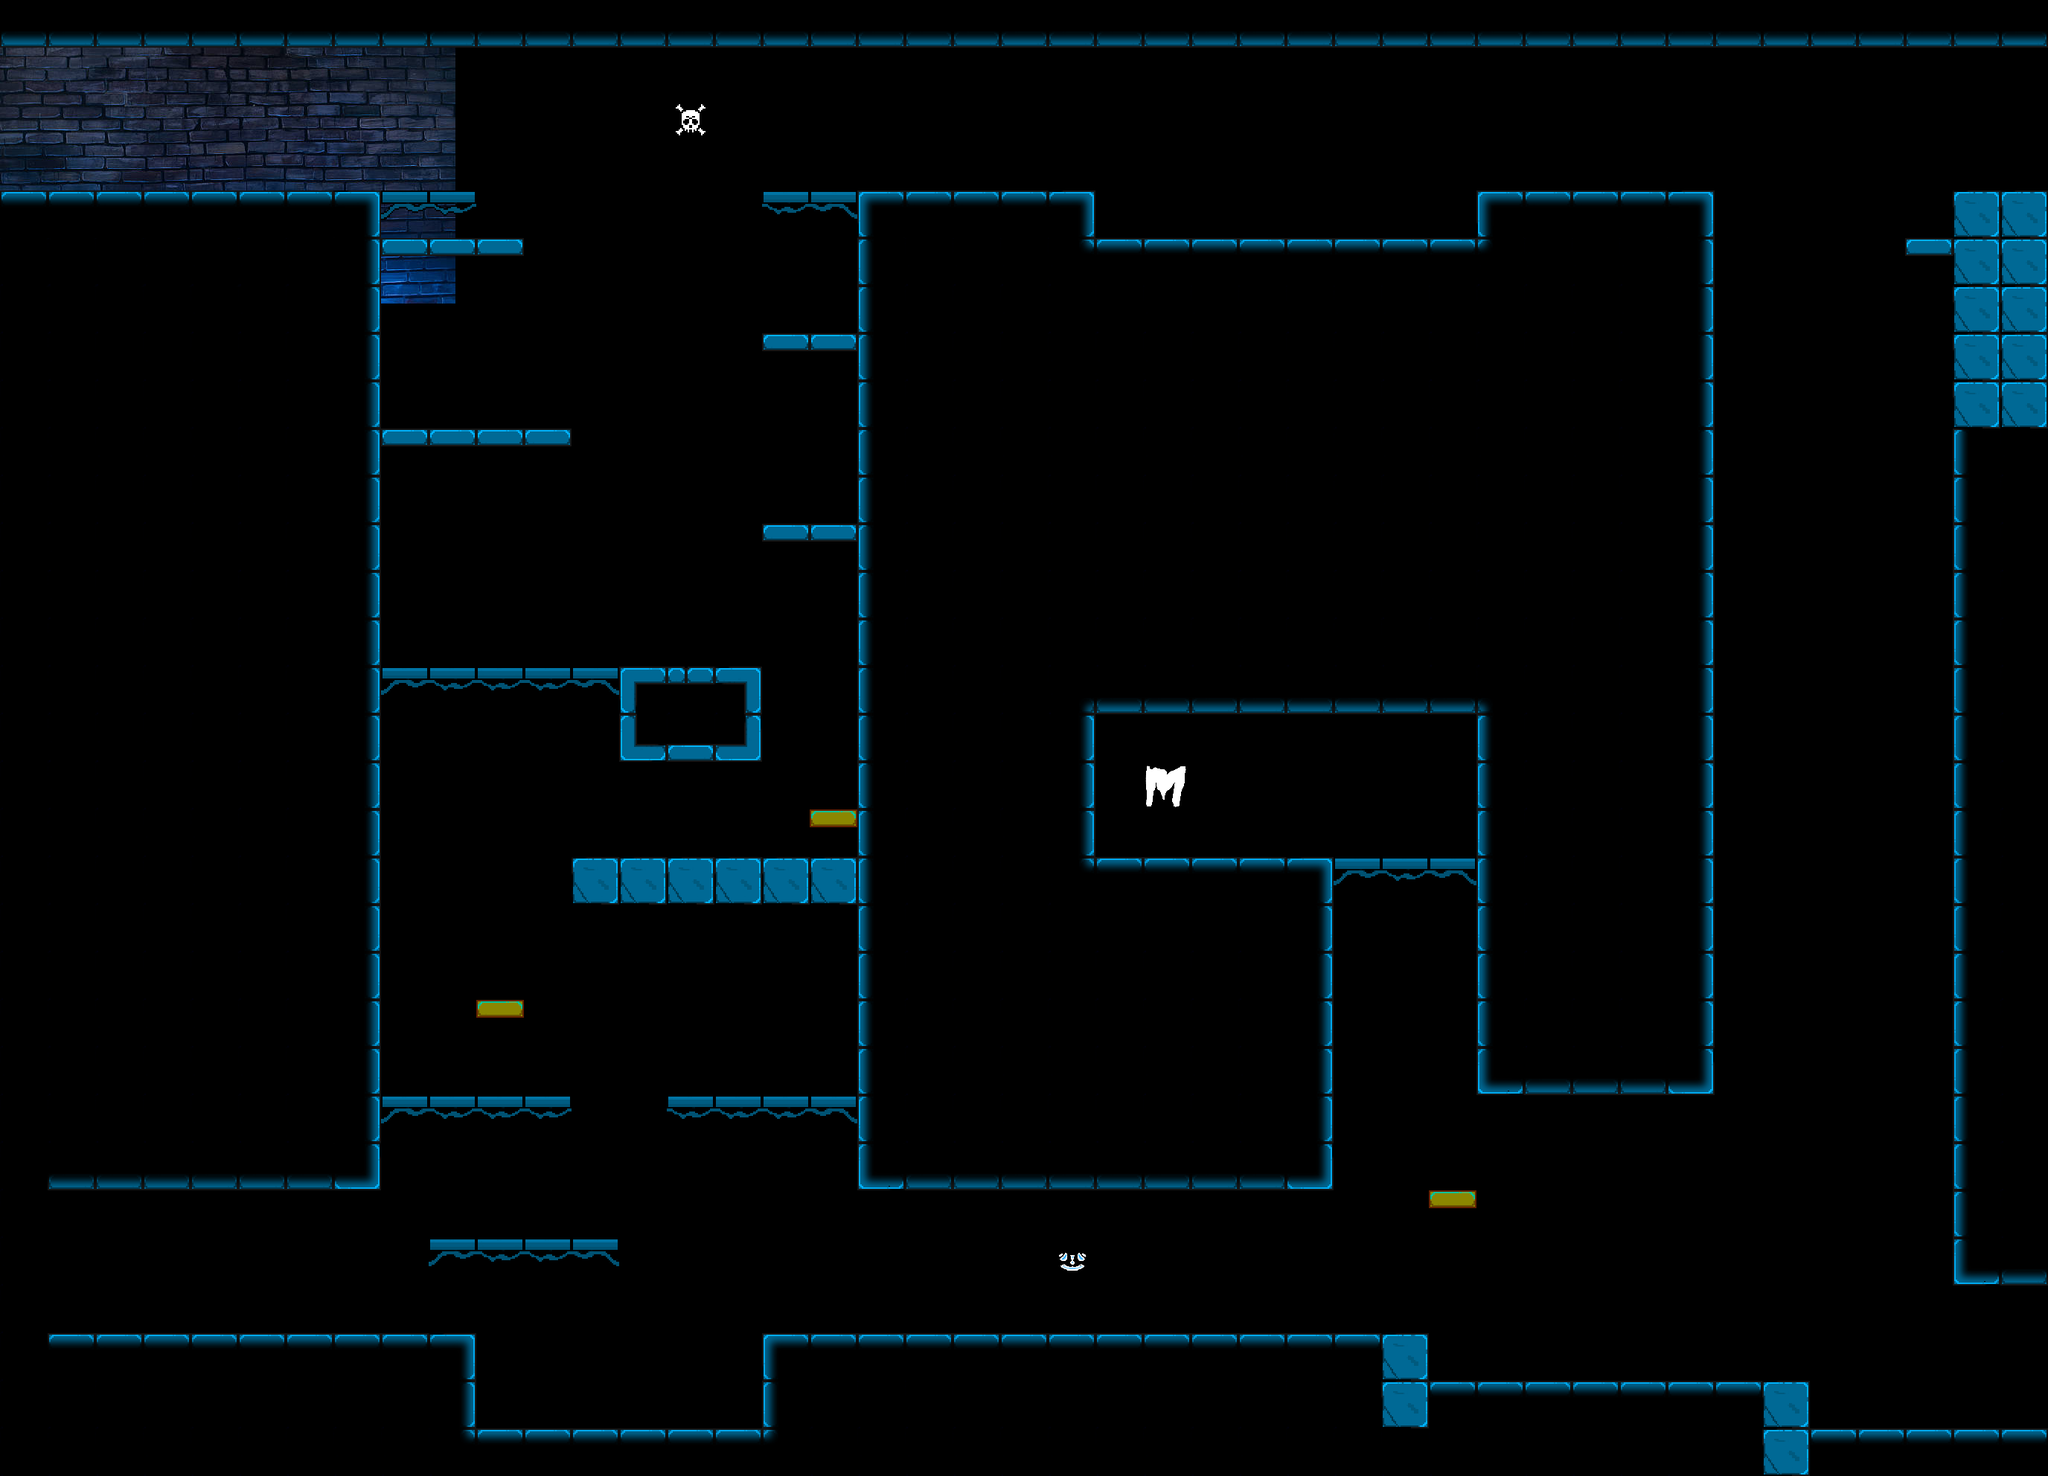

This is a level from a 2D game, rendered from its Tiled map with the project's own tilesets. A one-line summary and the map file follow, with tile-layer data summarised:
An orthogonal 43x31 tile map with 64x64 px tiles, 3 tile layers (Noirs, Blocks, Shadow), 2 tilesets, 1 image layer and 54 objects (38x Collision, 4x tp, 4x wall, 4x Spawn, 3x monster, ...).

<map version="1.10" tiledversion="git" orientation="orthogonal" renderorder="right-down" width="43" height="31" tilewidth="64" tileheight="64" infinite="0" nextlayerid="9" nextobjectid="253">
 <tileset firstgid="1" source="../../Base.tsx" />
 <tileset firstgid="101" source="../../Shadow.tsx" />
 <imagelayer id="7" name="Calque d'Images 1">
  <image source="../../../src/Images/Tiled/wallpaper.jpg" width="612" height="408" />
 </imagelayer>
 <layer id="2" name="Noirs" width="43" height="31">
  <data>[1333 cells, 673 non-empty, 4 distinct tile ids]</data>
 </layer>
 <layer id="1" name="Blocks" width="43" height="31">
  <data>[1333 cells, 307 non-empty, 18 distinct tile ids]</data>
 </layer>
 <objectgroup id="3" name="Collision">
  <object id="1" name="Spawn" type="Collision" x="584" y="109.333">
   <point />
  </object>
  <object id="154" type="Collision" x="768" y="1152" width="384" height="64" />
  <object id="155" type="Collision" x="64" y="1536" width="448" height="64" />
  <object id="156" type="Collision" x="64" y="1792" width="576" height="64" />
  <object id="165" type="Collision" x="0" y="1600" width="64" height="192" />
  <object id="166" type="Collision" x="448" y="256" width="64" height="1280" />
  <object id="167" type="Collision" x="0" y="256" width="448" height="64" />
  <object id="168" type="Collision" x="0" y="0" width="2752" height="64" />
  <object id="169" type="Collision" x="1152" y="256" width="321.091" height="1344" />
  <object id="170" type="Collision" x="1024" y="1792" width="640" height="192" />
  <object id="171" type="Collision" x="576" y="1856" width="64" height="128" />
  <object id="172" type="Collision" x="640" y="1920" width="384" height="64" />
  <object id="173" type="Collision" x="832" y="896" width="192" height="128" />
  <object id="174" type="Collision" x="1024" y="704" width="128.667" height="24" />
  <object id="175" type="Collision" x="512.667" y="576" width="255.333" height="24.6667" />
  <object id="176" type="Collision" x="2752" y="64" width="38" height="192" />
  <object id="177" type="Collision" x="-64" y="64" width="64" height="192" />
  <object id="178" type="Collision" x="2752" y="1728" width="64" height="192" />
  <object id="179" name="Platform" type="Collision" x="512" y="256" width="128.5" height="18.5" />
  <object id="184" name="Platform" type="Collision" x="512" y="896" width="320" height="18.6667" />
  <object id="185" type="Collision" x="512" y="320" width="192" height="25.3333" />
  <object id="187" type="Collision" x="1472" y="1152" width="320" height="448" />
  <object id="188" type="Collision" x="1472" y="320" width="512" height="640" />
  <object id="189" type="Collision" x="1984" y="256" width="320" height="1216" />
  <object id="190" type="Collision" x="1664" y="1792" width="256" height="128" />
  <object id="191" type="Collision" x="1920" y="1856" width="512" height="64" />
  <object id="192" type="Collision" x="2432" y="1920" width="320" height="64" />
  <object id="193" type="Collision" x="2624" y="256" width="128" height="1472" />
  <object id="194" type="Collision" x="2560" y="320" width="64.2424" height="25.4545" />
  <object id="196" name="Platform" type="Collision" x="512" y="1473.87" width="256" height="14.9334" />
  <object id="197" name="Platform" type="Collision" x="896" y="1472" width="256" height="14.9334" />
  <object id="198" name="Platform" type="Collision" x="576" y="1664" width="256" height="14.9334" />
  <object id="199" name="Platform" type="Collision" x="1024" y="256" width="128.5" height="18.5" />
  <object id="200" type="Collision" x="1024" y="448" width="128.667" height="24" />
  <object id="203" name="Jump" type="Collision" x="640" y="1344" width="65.3333" height="24">
   <properties>
    <property name="Force" type="int" value="17" />
   </properties>
  </object>
  <object id="204" name="Jump" type="Collision" x="1088" y="1088" width="65.3333" height="24">
   <properties>
    <property name="Force" type="int" value="12" />
   </properties>
  </object>
  <object id="205" name="Jump" type="Collision" x="1920" y="1600" width="64.4242" height="24">
   <properties>
    <property name="Force" type="int" value="20" />
   </properties>
  </object>
  <object id="206" name="Platform" type="Collision" x="1792" y="1152" width="192" height="14.9334" />
  <object id="241" name="TL" type="tp" x="0" y="64" width="25.3333" height="192.667" />
  <object id="242" name="TL" type="wall" x="0" y="64" width="64" height="192">
   <properties>
    <property name="collision" type="bool" value="true" />
    <property name="file" type="file" value="../../../src/Images/doors.png" />
    <property name="typefile" value="image" />
   </properties>
  </object>
  <object id="243" name="DL" type="tp" x="64" y="1600" width="24.6667" height="191.333" />
  <object id="244" name="DL" type="wall" x="64" y="1600" width="64" height="192">
   <properties>
    <property name="collision" type="bool" value="true" />
    <property name="file" type="file" value="../../../src/Images/doors.png" />
    <property name="typefile" value="image" />
   </properties>
  </object>
  <object id="249" name="gabin" type="monster" x="2240" y="1728">
   <point />
  </object>
  <object id="250" name="gabin" type="monster" x="768" y="1024">
   <point />
  </object>
  <object id="251" name="gabin" type="monster" x="1478" y="134">
   <point />
  </object>
  <object id="252" name="end" type="end" x="1600" y="960" width="128" height="192">
   <properties>
    <property name="collision" type="bool" value="false" />
    <property name="doorOpen" type="file" value="../../../src/Images/doorsOn.png" />
    <property name="file" type="file" value="../../../src/Images/doorsOff.png" />
    <property name="typefile" value="image" />
   </properties>
  </object>
 </objectgroup>
 <objectgroup id="8" name="Elements">
  <object id="225" name="TL" type="Spawn" x="128" y="128">
   <point />
  </object>
  <object id="226" name="DL" type="Spawn" x="128" y="1664">
   <point />
  </object>
  <object id="227" name="TR" type="Spawn" x="2624" y="128">
   <point />
  </object>
  <object id="228" name="DR" type="Spawn" x="2624" y="1792">
   <point />
  </object>
  <object id="245" name="DR" type="tp" x="2728" y="1728" width="24.3333" height="191.667" />
  <object id="246" name="DR" type="wall" x="2688" y="1728" width="64" height="192">
   <properties>
    <property name="collision" type="bool" value="true" />
    <property name="file" type="file" value="../../../src/Images/doors.png" />
    <property name="typefile" value="image" />
   </properties>
  </object>
  <object id="247" name="TR" type="tp" x="2730.3" y="64" width="21.5" height="192" />
  <object id="248" name="TR" type="wall" x="2688" y="64" width="64" height="192">
   <properties>
    <property name="collision" type="bool" value="true" />
    <property name="file" type="file" value="../../../src/Images/doors.png" />
    <property name="typefile" value="image" />
   </properties>
  </object>
 </objectgroup>
 <layer id="6" name="Shadow" width="43" height="31">
  <data>[1333 cells, 242 non-empty, 12 distinct tile ids]</data>
 </layer>
</map>
